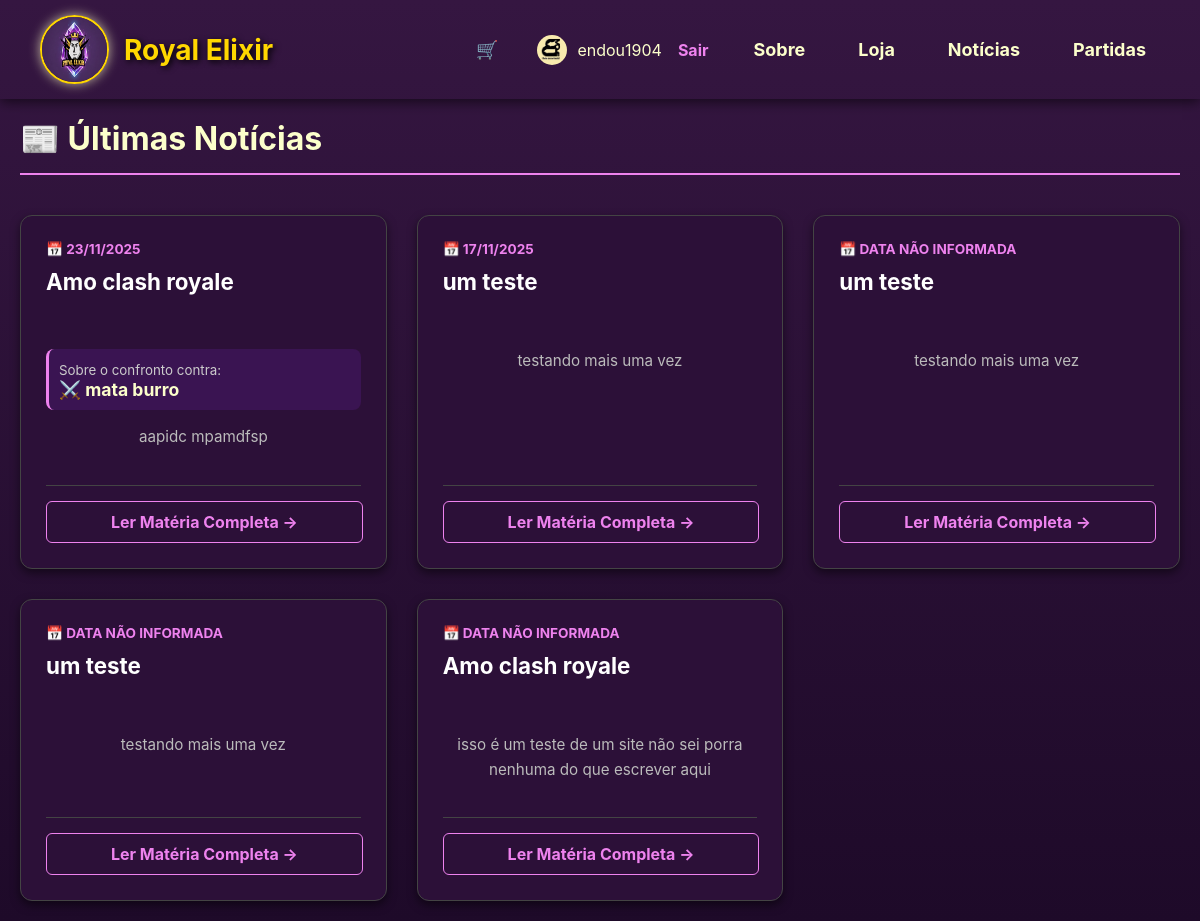
Page /noticias/ (signed in) on the committed database.
### Clash/models.py (models this page shows, shortened)
class tbUser(AbstractUser):
    Data_Nascimento = models.DateField(null=True, blank=True)
    Foto_Perfil = models.ImageField(
        upload_to=gerar_caminho_foto_perfil,
        null=True,
        blank=True,
    )

class tbNoticia(models.Model):
    Titulo = models.CharField(max_length=100)
    TextoHTML = models.TextField()
    Partida = models.ForeignKey(
        tbPartida,
        on_delete=models.CASCADE,
        null=True,
        blank=True,
    )

class tbEdita(models.Model):
    Data_Edicao = models.DateField(auto_now_add=True)
    tbUser = models.ForeignKey(tbUser, on_delete=models.CASCADE)
    tbNoticia = models.ForeignKey('tbNoticia', on_delete=models.CASCADE)

class tbPartida(models.Model):
    Data_Prevista = models.DateTimeField()
    Time_Adversario = models.CharField(max_length = 100)
    Modalidade = models.CharField(max_length = 50)

### Clash/views/noticia.py (the view)
# urls.py: path('noticias/', views.NoticiaListView.as_view(), name='noticia_list'),
class NoticiaListView(ListView):
    model = tbNoticia
    template_name = 'Clash/noticia_list.html'
    context_object_name = 'noticias'
    ordering = ['-id']

### Clash/templates/Clash/noticia_list.html (shortened to what this page needs)
{% extends 'Clash/base.html' %}
{% load static %}
{% block content %}
<div class="container" style="max-width: 1200px; margin: 0 auto; padding: 20px;">
    <div style="display: flex; justify-content: space-between; align-items: center; margin-bottom: 40px; border-bottom: 2px solid violet; padding-bottom: 15px;">
        <h1 style="color: rgb(252, 255, 203); margin: 0; font-size: 2rem;">📰 Últimas Notícias</h1>
    </div>
    <div class="news-grid">
        {% for noticia in noticias %}
            <div class="news-card-item">
                <div class="card-content">
                    <div style="font-size: 0.85rem; color: violet; font-weight: bold; text-transform: uppercase; margin-bottom: 10px;">
                        {%if noticia.tbedita_set.first %}
                        📅 {{ noticia.tbedita_set.first.Data_Edicao|date:"d/m/Y"|default:"Recente" }}
                        {% else %}
                        📅 data não informada
                        {% endif %}
                    </div>
                    <h3 style="color: white; margin-top: 0; font-size: 1.4rem; line-height: 1.3; min-height: 60px;">
                        {{ noticia.Titulo }}
                    </h3>
                    {% if noticia.Partida %}
                        <div class="match-highlight">
                            <small style="color: #ccc;">Sobre o confronto contra:</small><br>
                            <strong style="color: rgb(252, 255, 203); font-size: 1.1rem;">⚔️ {{ noticia.Partida.Time_Adversario }}</strong>
                        </div>
                    {% endif %}
                    <p style="color: #bbb; font-size: 0.95rem; line-height: 1.6; margin-top: 15px;">
                        {{ noticia.TextoHTML|striptags|truncatewords:25 }}
                    </p>
                </div>
                <div class="card-footer">
                    <a href="{% url 'noticia_detail' noticia.pk %}" class="btn-read-more">
                        Ler Matéria Completa →
                    </a>
                </div>
            </div>
        {% empty %}
            <div style="width: 100%; text-align: center; padding: 50px; grid-column: 1 / -1;">
                <p style="color: #ccc; font-size: 1.5rem;">Nenhuma notícia publicada ainda.</p>
                <img src="{% static 'imgs/no-image.png' %}" style="opacity: 0.3; width: 100px;">
            </div>
        {% endfor %}
    </div>
</div>
{% endblock %}

### Clash/templates/Clash/base.html (shortened to what this page needs)
{% load static %}
<!DOCTYPE html>
<html lang="pt-BR">
<head>
    <link rel="stylesheet" href="{% static 'css/style.css' %}">
</head>
<body>
    <header>
        <div class="logo">
            <img src="{% static 'imgs/logo_royal_elixir.jpg' %}" alt="logo">
            <h1>Royal Elixir</h1>
        </div>
        <nav>
            {% if user.is_authenticated %}
                <a href="{% url 'ver_carrinho' %}" style="display: flex; align-items: center; text-decoration: none; color: rgb(252, 255, 203); font-weight: bold;" title="Meu Carrinho">
                🛒
                </a>
                <div style="display: flex; align-items: center; gap: 10px;">
                    {% if user.Foto_Perfil %}
                        <img src="{{ user.Foto_Perfil.url }}" alt="Foto Perfil" style="height:30px; width:30px; border-radius:50%; vertical-align:middle; object-fit: cover;">
                    {% endif %}
                    <span style="color: rgb(252, 255, 203);">{{ user.username }}</span>
                    <form method="post" action="{% url 'logout' %}" style="display:inline;">
                        <button type="submit" style="background:none; border:none; color:violet; cursor:pointer; font-weight:bold; font-size:16px; font-family: inherit;">Sair</button>
                    </form>
                </div>
            {% else %}
                <a href="{% url 'login' %}">Login</a>
                {% endif %}
            <a href="{% url 'home' %}#sobre">Sobre</a>
            <a href="{% url 'produto_list' %}">Loja</a>
            <a href="{% url 'noticia_list' %}">Notícias</a>
            <a href="{% url 'partida_list' %}">Partidas</a>
        </nav>
    </header>
    {% block content %}{% endblock %}
</body>
</html>

### static/css/style.css (style rules this page uses)
body { margin: 0; font-family: 'Inter', sans-serif; background: linear-gradient(180deg, #351641, #1e0a29); color: white; min-height: 100vh; }
header { background-color: linear-gradient(90deg, #351641); display: flex; align-items: center; justify-content: space-between; padding: 15px 40px; position: sticky; top: 0; z-index: 1000; box-shadow: 0 3px 12px rgba(0,0,0,0.6); }
.logo { display: flex; align-items: center; gap: 15px; }
.logo img { height: 65px; width: 65px; border-radius: 50%; box-shadow: 0 0 12px rgba(255, 255, 200, 0.7); border: 2px solid gold; }
.logo h1 { font-size: 28px; margin: 0; color: gold; text-shadow: 2px 2px 6px black; }
nav { display: flex; gap: 25px; }
nav a { color: rgb(252, 255, 203); text-decoration: none; font-size: 18px; font-weight: bold; padding: 8px 14px; border-radius: 8px; transition: 0.3s; }
p { text-align: center; color: blueviolet; font-size: 22px; margin-top: 20px; }

### Clash/templates/Clash/noticia_list.html (style rules this page uses)
.news-grid { display: grid; grid-template-columns: repeat(auto-fill, minmax(300px, 1fr)); gap: 30px; }
.news-card-item { background-color: #2c1038; border: 1px solid #444; border-radius: 12px; padding: 25px; box-shadow: 0 4px 10px rgba(0,0,0,0.5); display: flex; flex-direction: column; justify-content: space-between; transition: transform 0.3s, border-color 0.3s; }
.match-highlight { background-color: rgba(138, 43, 226, 0.15); padding: 10px; border-radius: 8px; margin: 15px 0; border-left: 3px solid violet; }
.card-footer { margin-top: 20px; padding-top: 15px; border-top: 1px solid #444; text-align: center; }
.btn-read-more { display: inline-block; width: 100%; padding: 10px 0; color: violet; text-decoration: none; font-weight: bold; border: 1px solid violet; border-radius: 6px; transition: 0.3s; }

### rows in the picture
tbUser: Foto_Perfil (picture), username "endou1904"
tbNoticia: tbedita_set.first.Data_Edicao "23/11/2025", Titulo "Amo clash royale", Partida.Time_Adversario "mata burro", TextoHTML "aapidc mpamdfsp"
tbNoticia: tbedita_set.first.Data_Edicao "17/11/2025", Titulo "um teste", TextoHTML "testando mais uma vez"
tbNoticia: shows "📅 DATA NÃO INFORMADA", Titulo "um teste", TextoHTML "testando mais uma vez"
tbNoticia: shows "📅 DATA NÃO INFORMADA", Titulo "um teste", TextoHTML "testando mais uma vez"
tbNoticia: shows "📅 DATA NÃO INFORMADA", Titulo "Amo clash royale", TextoHTML "isso é um teste de um site não sei porra nenhuma do que escrever aqui"
